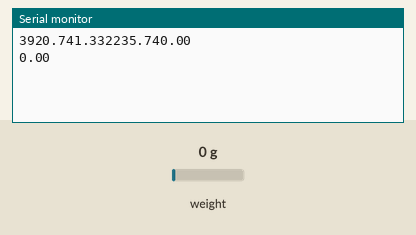
Simulated run of this sketch. Board: Arduino Uno, built with avr-gcc and run on an emulated ATmega328P. On the bench: the last lines printed to the serial monitor. The test bench sets the inputs (shaded band); at power-on: weight on the scale 0 g.

Above: at 2.2 s.
2.3 s: weight on the scale set to 100 g
At 3.2 s:
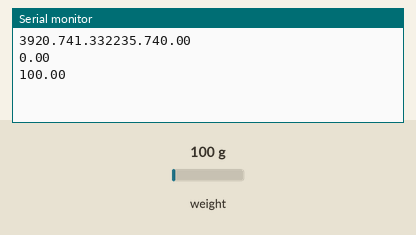
3.8 s: weight on the scale set to 1250 g
At 4.4 s:
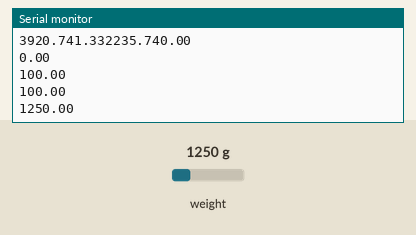
Timing chart, 0 to 6.8 s (numbered marks = the images above; inputs shaded):
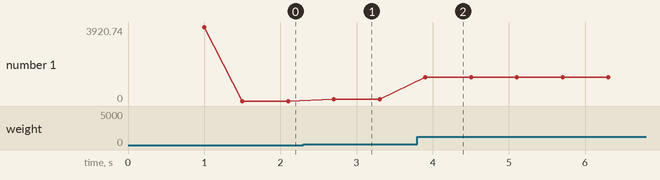

Measured:
- after the input at 2.3 s, the serial monitor: prints a new line after 0.40 s (image 1)
- after the input at 3.8 s, the serial monitor: prints a new line after 0.10 s (image 2)
- plotted number 1: 0 → 100 after the input at 2.3 s, 100 → 1250 after the input at 3.8 s

The sketch:

scale.ino
```cpp
///
//    FILE: HX_plotter.ino
//  AUTHOR: Rob Tillaart
// VERSION: 0.1.0
// PURPOSE: HX711 demo
//     URL: https://github.com/RobTillaart/HX711
//
// HISTORY:
// 0.1.0    2020-06-15 initial version
//

#include "HX711.h"

HX711 scale;

uint8_t dataPin = 6;
uint8_t clockPin = 7;

uint32_t start, stop;
volatile float f;
//declare a variable called length from fulcrum (from test side to pivot point) keep it in METERS
float LFF;
float LCi;
float LCf;
float SF;

void setup()
{
  Serial.begin(115200);
  //input the length in meters for LFF
  LFF = .365;
  LCi = ((6.37492364 * LFF) - 1) ;

  //have a case in the event that zero is entered for LFF
  if (LCi == -1 ){
    LCf = 0;
   }
  else {
  LCf = abs(LCi) * 1685;
  }
  SF = 1685+LCf;


  // Serial.println(__FILE__);
  // Serial.print("LIBRARY VERSION: ");
  // Serial.println(HX711_LIB_VERSION);
  // Serial.println();

  scale.begin(dataPin, clockPin);

  // TODO find a nice solution for this calibration..
  // loadcell factor 20 KG
  // scale.set_scale(127.15);
  // loadcell factor 5 KG
  scale.set_scale(SF);
  // reset the scale to zero = 0
  scale.tare();
  Serial.print(SF);
  Serial.print(LCi);
  Serial.print(LCf);

}

void loop()
{

  f = scale.get_units(5);
  Serial.println(f);
  delay(100);
}

// -- END OF FILE --
```
